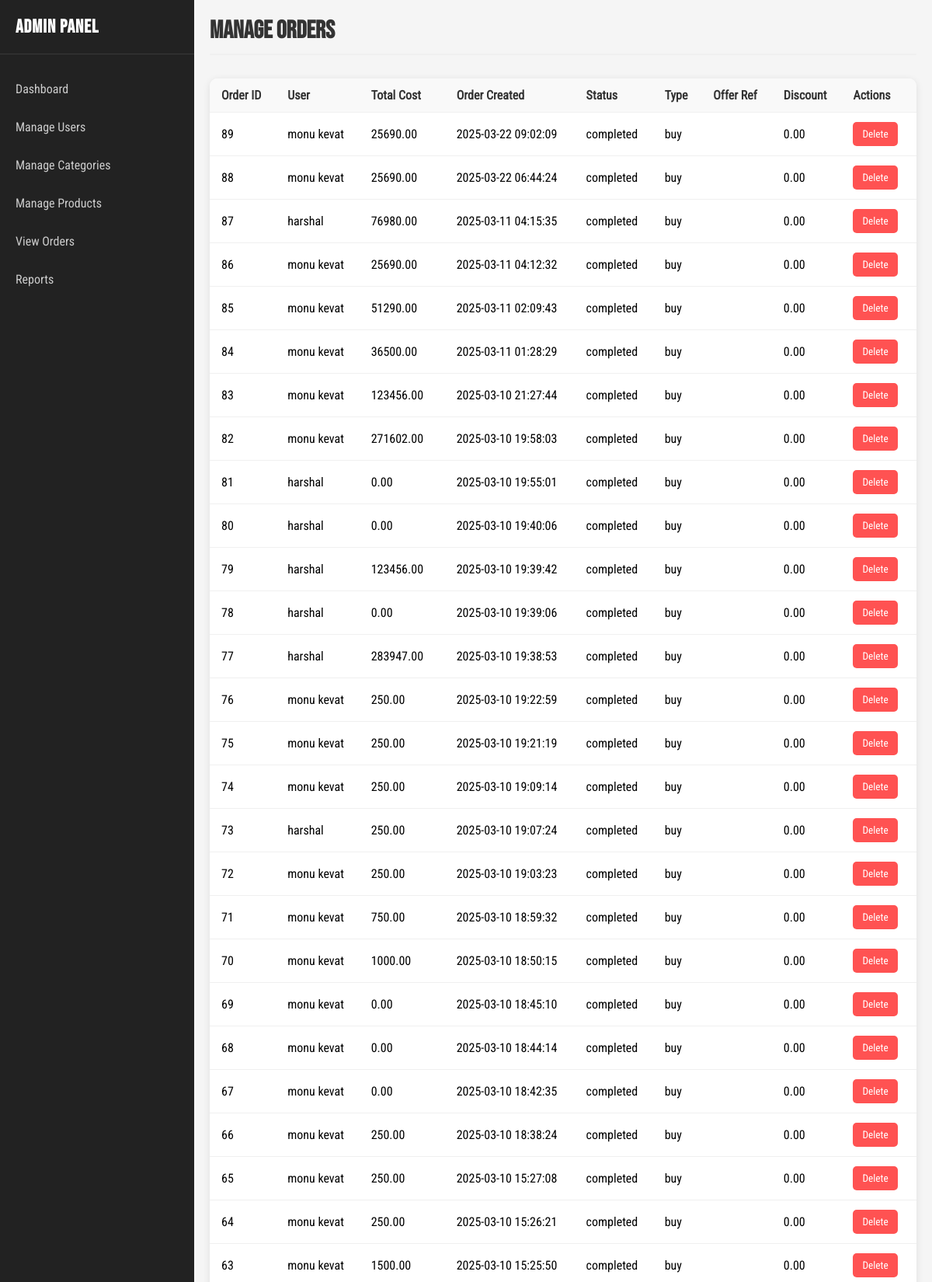
The app's page /manage_orders.php (signed in, upper part) with its own data.
### tables this page shows
CREATE TABLE IF NOT EXISTS `orders` (
  `order_id` bigint UNSIGNED NOT NULL AUTO_INCREMENT,
  `user_ref` int NOT NULL,
  `total_cost` decimal(10,2) NOT NULL,
  `order_created` timestamp NULL DEFAULT CURRENT_TIMESTAMP,
  `order_status` enum('completed','cancelled') DEFAULT 'completed',
  `order_type` enum('buy','rent') NOT NULL,
  `offer_ref` int DEFAULT NULL,
  `discount_amount` decimal(10,2) DEFAULT NULL,
  `invoice_number` varchar(50) DEFAULT NULL,
  PRIMARY KEY (`order_id`),
  UNIQUE KEY `order_id` (`order_id`),
  KEY `user_ref` (`user_ref`),
  KEY `offer_ref` (`offer_ref`)
);

CREATE TABLE IF NOT EXISTS `users` (
  `user_id` bigint UNSIGNED NOT NULL AUTO_INCREMENT,
  `full_name` varchar(191) NOT NULL,
  `email_address` varchar(191) NOT NULL,
  `user_password` varchar(191) NOT NULL,
  `user_role` enum('customer','admin') DEFAULT 'customer',
  `user_image` varchar(255) DEFAULT NULL,
  `created_on` timestamp NULL DEFAULT CURRENT_TIMESTAMP,
  `user_address` varchar(255) DEFAULT NULL,
  `admin_code` varchar(50) DEFAULT NULL,
  `phone_number` varchar(20) DEFAULT NULL,
  PRIMARY KEY (`user_id`),
  UNIQUE KEY `user_id` (`user_id`),
  UNIQUE KEY `email_address` (`email_address`)
);

### manage_orders.php (the view, shortened to what this page needs)
<?php
$conn = new mysqli("localhost", "root", "", "musicstore_database");
$sql = "SELECT orders.*, users.full_name FROM orders LEFT JOIN users ON orders.user_ref = users.user_id ORDER BY orders.order_created DESC";
$result = $conn->query($sql);
?>
<!DOCTYPE html>
<html lang="en">
<head>
    <link rel="stylesheet" href="css/manage_order.css">
</head>
<body>
<div class="dashboard-container">
    <div class="sidebar">
        <h2>Admin Panel</h2>
        <ul>
            <li><a href="admin_dashboard.php">Dashboard</a></li>
            <li><a href="manage_users.php">Manage Users</a></li>
            <li><a href="manage_categories.php">Manage Categories</a></li>
            <li><a href="manage_products.php">Manage Products</a></li>
            <li><a href="manage_orders.php">View Orders</a></li>
            <li><a href="reports.php">Reports</a></li>
        </ul>
    </div>
    <div class="main-content">
        <h1>Manage Orders</h1>
        <table>
            <thead>
                <tr>
                    <th>Order ID</th>
                    <th>User</th>
                    <th>Total Cost</th>
                    <th>Order Created</th>
                    <th>Status</th>
                    <th>Type</th>
                    <th>Offer Ref</th>
                    <th>Discount</th>
                    <th>Actions</th>
                </tr>
            </thead>
            <tbody>
                <?php
                if ($result->num_rows > 0) {
                    while($row = $result->fetch_assoc()) {
                        echo "<tr>";
                        echo "<td>" . $row["order_id"] . "</td>";
                        echo "<td>" . $row["full_name"] . "</td>";
                        echo "<td>" . $row["total_cost"] . "</td>";
                        echo "<td>" . $row["order_created"] . "</td>";
                        echo "<td>" . $row["order_status"] . "</td>";
                        echo "<td>" . $row["order_type"] . "</td>";
                        echo "<td>" . $row["offer_ref"] . "</td>";
                        echo "<td>" . $row["discount_amount"] . "</td>";
                        echo "<td>
                                    <a href='delete_order.php?id=" . $row["order_id"] . "' onclick='return confirm(\"Are you sure you want to delete this order?\")'><button class='action-btn delete-btn'>Delete</button></a>
                                </td>";
                        echo "</tr>";
                    }
                } else {
                    echo "<tr><td colspan='9' style='text-align:center'>No orders found</td></tr>";
                }
                ?>
            </tbody>
        </table>
    </div>
</div>
</body>
</html>

### css/manage_order.css (style rules this page uses)
* { margin: 0; padding: 0; font-family: "font"; box-sizing: border-box; }
html, body { width: 100%; height: 100%; background-color: #f5f5f5; }
.dashboard-container { display: flex; height: 100vh; width: 100%; }
.sidebar { width: 250px; height: 100%; background-color: #222; color: #fff; transition: all 0.3s ease-in-out; position: fixed; z-index: 1000; }
.sidebar h2 { padding: 20px; border-bottom: 1px solid rgba(255, 255, 255, 0.1); font-family: "Bold"; font-size: 1.5rem; letter-spacing: 1px; }
.sidebar ul { padding: 20px 0; }
.sidebar li { list-style: none; }
.sidebar a { display: flex; align-items: center; padding: 15px 20px; color: #ccc; text-decoration: none; transition: all 0.3s ease; }
.main-content { flex: 1; margin-left: 250px; padding: 20px; transition: all 0.3s ease-in-out; }
.main-content h1 { font-family: "Bold"; font-size: 2rem; color: #333; margin-bottom: 30px; padding-bottom: 10px; border-bottom: 2px solid #f0f0f0; }
table { width: 100%; border-collapse: collapse; background-color: #fff; border-radius: 10px; box-shadow: 0 2px 10px rgba(0, 0, 0, 0.1); overflow: hidden; }
table th, table td { padding: 12px 15px; text-align: left; border-bottom: 1px solid #f0f0f0; }
table th { background-color: #f9f9f9; color: #333; font-weight: bold; }
.action-btn { padding: 8px 12px; background-color: #ff7f50; color: #fff; border: none; border-radius: 5px; cursor: pointer; margin-right: 5px; transition: all 0.3s ease; }
.delete-btn { background-color: #ff5252; }

### records on screen
orders: order_id "89", users.full_name "monu kevat", total_cost "25690.00", order_created "2025-03-22 09:02:09", order_status "completed", order_type "buy", discount_amount "0.00"
orders: order_id "88", users.full_name "monu kevat", total_cost "25690.00", order_created "2025-03-22 06:44:24", order_status "completed", order_type "buy", discount_amount "0.00"
orders: order_id "87", users.full_name "harshal", total_cost "76980.00", order_created "2025-03-11 04:15:35", order_status "completed", order_type "buy", discount_amount "0.00"
orders: order_id "86", users.full_name "monu kevat", total_cost "25690.00", order_created "2025-03-11 04:12:32", order_status "completed", order_type "buy", discount_amount "0.00"
orders: order_id "85", users.full_name "monu kevat", total_cost "51290.00", order_created "2025-03-11 02:09:43", order_status "completed", order_type "buy", discount_amount "0.00"
orders: order_id "84", users.full_name "monu kevat", total_cost "36500.00", order_created "2025-03-11 01:28:29", order_status "completed", order_type "buy", discount_amount "0.00"
orders: order_id "83", users.full_name "monu kevat", total_cost "123456.00", order_created "2025-03-10 21:27:44", order_status "completed", order_type "buy", discount_amount "0.00"
orders: order_id "82", users.full_name "monu kevat", total_cost "271602.00", order_created "2025-03-10 19:58:03", order_status "completed", order_type "buy", discount_amount "0.00"
orders: order_id "81", users.full_name "harshal", total_cost "0.00", order_created "2025-03-10 19:55:01", order_status "completed", order_type "buy", discount_amount "0.00"
orders: order_id "80", users.full_name "harshal", total_cost "0.00", order_created "2025-03-10 19:40:06", order_status "completed", order_type "buy", discount_amount "0.00"
orders: order_id "79", users.full_name "harshal", total_cost "123456.00", order_created "2025-03-10 19:39:42", order_status "completed", order_type "buy", discount_amount "0.00"
orders: order_id "78", users.full_name "harshal", total_cost "0.00", order_created "2025-03-10 19:39:06", order_status "completed", order_type "buy", discount_amount "0.00"
orders: order_id "77", users.full_name "harshal", total_cost "283947.00", order_created "2025-03-10 19:38:53", order_status "completed", order_type "buy", discount_amount "0.00"
orders: order_id "76", users.full_name "monu kevat", total_cost "250.00", order_created "2025-03-10 19:22:59", order_status "completed", order_type "buy", discount_amount "0.00"
orders: order_id "75", users.full_name "monu kevat", total_cost "250.00", order_created "2025-03-10 19:21:19", order_status "completed", order_type "buy", discount_amount "0.00"
orders: order_id "74", users.full_name "monu kevat", total_cost "250.00", order_created "2025-03-10 19:09:14", order_status "completed", order_type "buy", discount_amount "0.00"
orders: order_id "73", users.full_name "harshal", total_cost "250.00", order_created "2025-03-10 19:07:24", order_status "completed", order_type "buy", discount_amount "0.00"
orders: order_id "72", users.full_name "monu kevat", total_cost "250.00", order_created "2025-03-10 19:03:23", order_status "completed", order_type "buy", discount_amount "0.00"
orders: order_id "71", users.full_name "monu kevat", total_cost "750.00", order_created "2025-03-10 18:59:32", order_status "completed", order_type "buy", discount_amount "0.00"
orders: order_id "70", users.full_name "monu kevat", total_cost "1000.00", order_created "2025-03-10 18:50:15", order_status "completed", order_type "buy", discount_amount "0.00"
orders: order_id "69", users.full_name "monu kevat", total_cost "0.00", order_created "2025-03-10 18:45:10", order_status "completed", order_type "buy", discount_amount "0.00"
orders: order_id "68", users.full_name "monu kevat", total_cost "0.00", order_created "2025-03-10 18:44:14", order_status "completed", order_type "buy", discount_amount "0.00"
orders: order_id "67", users.full_name "monu kevat", total_cost "0.00", order_created "2025-03-10 18:42:35", order_status "completed", order_type "buy", discount_amount "0.00"
orders: order_id "66", users.full_name "monu kevat", total_cost "250.00", order_created "2025-03-10 18:38:24", order_status "completed", order_type "buy", discount_amount "0.00"
orders: order_id "65", users.full_name "monu kevat", total_cost "250.00", order_created "2025-03-10 15:27:08", order_status "completed", order_type "buy", discount_amount "0.00"
orders: order_id "64", users.full_name "monu kevat", total_cost "250.00", order_created "2025-03-10 15:26:21", order_status "completed", order_type "buy", discount_amount "0.00"
orders: order_id "63", users.full_name "monu kevat", total_cost "1500.00", order_created "2025-03-10 15:25:50", order_status "completed", order_type "buy", discount_amount "0.00"
